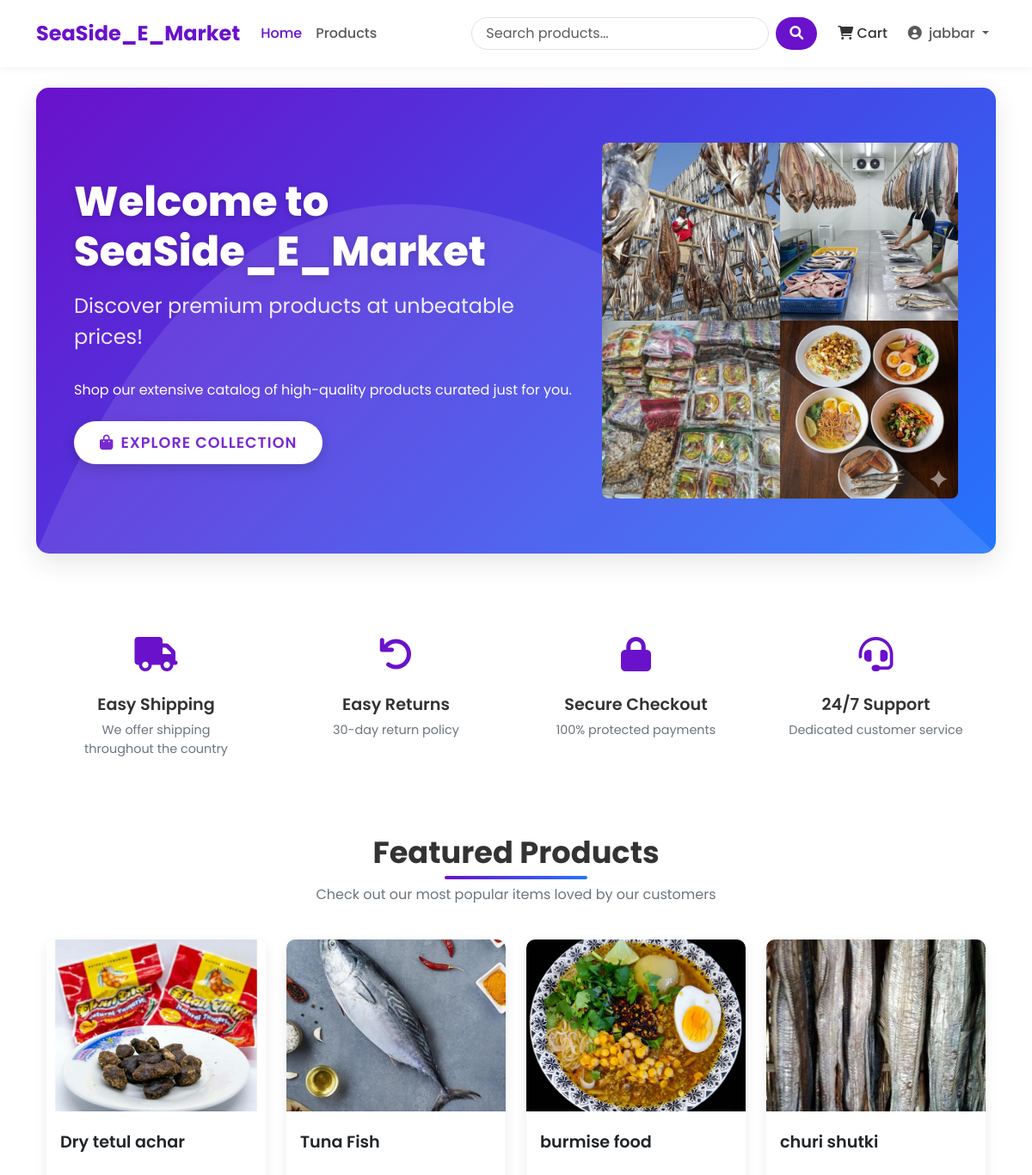
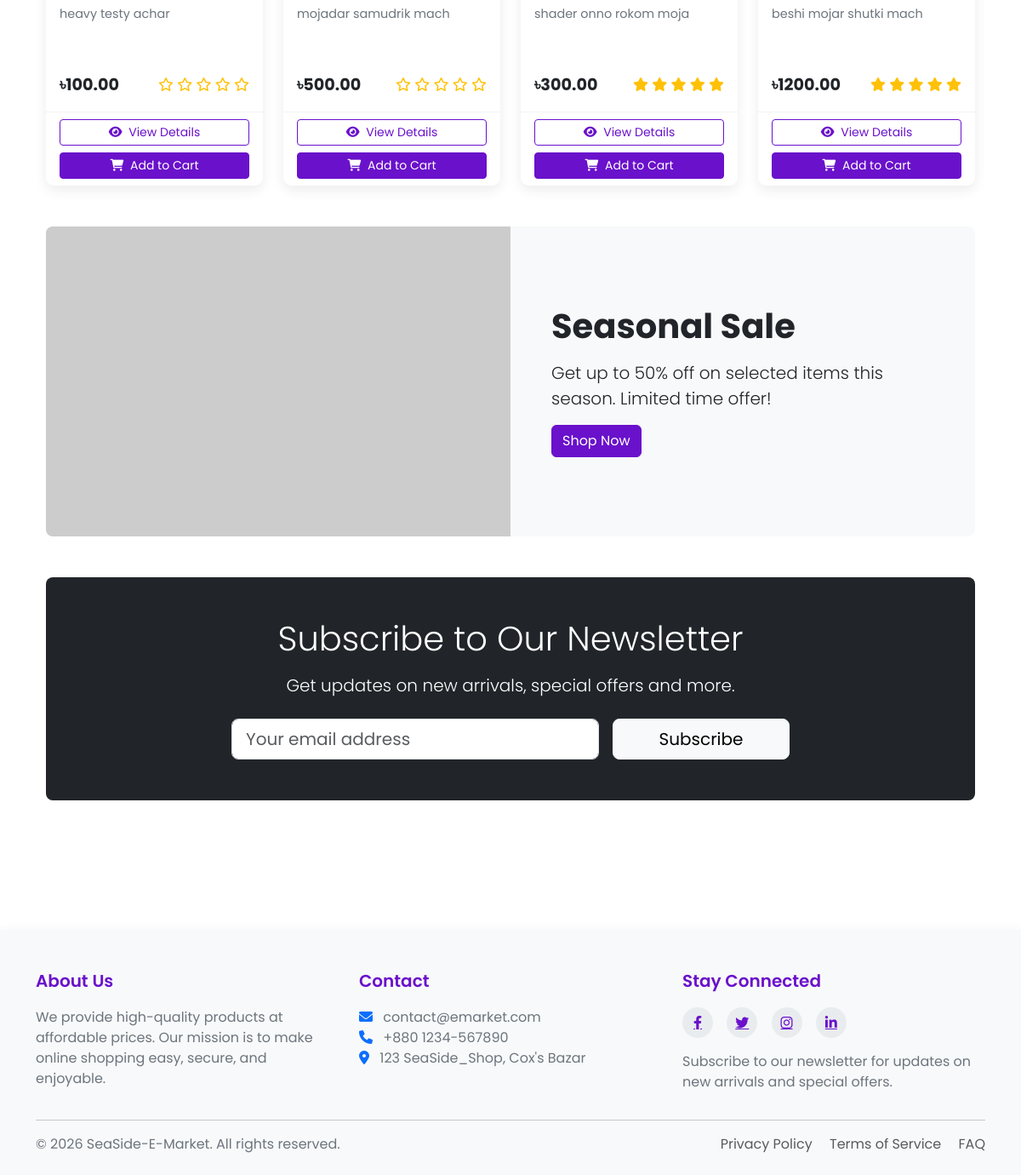
Screenshot of / (signed in) with the database file from the repository (2 pictures, top to bottom).
### SeaSide_Shop/models.py (models this page shows, shortened)
class Product(models.Model):
    name = models.CharField(max_length=100)
    slug = models.SlugField(max_length=200, unique=True)
    category = models.ForeignKey(Category, on_delete=models.CASCADE, related_name='products')
    description = models.TextField()
    price = models.DecimalField(max_digits=10, decimal_places=2) # 405.99
    stock = models.PositiveBigIntegerField(default=1)
    available = models.BooleanField(default=True)
    created_at = models.DateTimeField(auto_now_add=True)
    updated_at = models.DateTimeField(auto_now=True)
    image = models.ImageField(upload_to='products/%Y/%m/%d') # products/25/10/2025
    def average_rating(self):
        ratings = self.ratings.all()
        if ratings.count() > 0:
            return sum([i.rating for i in ratings])/ratings.count()
        return 0

### SeaSide_Shop/views.py (the view)
# urls.py: 2. Add a URL to urlpatterns:  path('', views.home, name='home')
def home(request):
    featured_products = Product.objects.filter(available=True).order_by('-created_at')[:8] # descending order
    categories = Category.objects.all()
    return render(request, 'SeaSide_Shop/home.html', {'featured_products' : featured_products, 'categories' : categories})

### SeaSide_Shop/context_processors.py (called while the page is built)
def cart_items_count(request):
    if request.user.is_authenticated:
        try:
            cart = Cart.objects.get(user=request.user)
            return {'cart_items_count' : cart.get_total_items()}
        except Cart.DoesNotExist:
            return {'cart_items_count' : 0}
    return {'cart_items_count' : 0}

### SeaSide_Shop/models.py (called while the page is built)
    def get_total_items(self):
        return sum(item.quantity for item in self.items.all())

### templates/SeaSide_Shop/home.html (shortened to what this page needs)
{% extends 'base.html' %}
{% load static %}
{% block content %}
<div class="hero-section">
    <div class="container">
        <div class="row align-items-center">
            <div class="col-lg-7">
                <h1 class="hero-title">Welcome to SeaSide_E_Market</h1>
                <p class="hero-subtitle">Discover premium products at unbeatable prices!</p>
                <p class="mb-4">Shop our extensive catalog of high-quality products curated just for you.</p>
                <a class="btn hero-btn" href="{% url 'product_list' %}">
                    <i class="fas fa-shopping-bag me-2"></i>Explore Collection
                </a>
            </div>
            <div class="col-lg-5 d-none d-lg-block">
                <div class="text-center">
                    <img src="{% static 'welcome.jpg' %}" alt="Welcome to SeaSide E-market" class="img-fluid rounded-3">
                </div>
            </div>
        </div>
    </div>
</div>
<div class="container mb-5">
    <div class="row g-4">
        <div class="col-md-3">
            <div class="feature-item">
                <div class="feature-icon">
                    <i class="fas fa-truck"></i>
                </div>
                <h3 class="feature-title">Easy Shipping</h3>
                <p class="feature-desc">We offer shipping throughout the country</p>
            </div>
        </div>
        <div class="col-md-3">
            <div class="feature-item">
                <div class="feature-icon">
                    <i class="fas fa-undo"></i>
                </div>
                <h3 class="feature-title">Easy Returns</h3>
                <p class="feature-desc">30-day return policy</p>
            </div>
        </div>
        <div class="col-md-3">
            <div class="feature-item">
                <div class="feature-icon">
                    <i class="fas fa-lock"></i>
                </div>
                <h3 class="feature-title">Secure Checkout</h3>
                <p class="feature-desc">100% protected payments</p>
            </div>
        </div>
        <div class="col-md-3">
            <div class="feature-item">
                <div class="feature-icon">
                    <i class="fas fa-headset"></i>
                </div>
                <h3 class="feature-title">24/7 Support</h3>
                <p class="feature-desc">Dedicated customer service</p>
            </div>
        </div>
    </div>
</div>
<div class="container">
    <div class="section-header">
        <h2 class="section-title">Featured Products</h2>
        <p class="section-subtitle">Check out our most popular items loved by our customers</p>
    </div>
    <div class="row row-cols-1 row-cols-md-2 row-cols-lg-4 g-4">
        {% for product in featured_products %}
        <div class="col">
            <div class="card h-100 product-card">
                <div class="product-img-container">
                    {% if product.image %}
                    <img src="{{ product.image.url }}" class="product-img" alt="{{ product.name }}">
                    {% else %}
                    <div class="bg-light text-center p-5">
                        <i class="fas fa-image fa-3x text-muted"></i>
                    </div>
                    {% endif %}
                </div>
                <div class="card-body">
                    <h5 class="product-title">{{ product.name }}</h5>
                    <p class="product-desc">{{ product.description|truncatechars:100 }}</p>
                    <div class="d-flex justify-content-between align-items-center">
                        <span class="product-price">৳{{ product.price }}</span>
                        <div class="rating">
                            {% for i in "12345" %}
                            {% if forloop.counter <= product.average_rating %}
                            <i class="fas fa-star"></i>
                            {% else %}
                            <i class="far fa-star"></i>
                            {% endif %}
                            {% endfor %}
                        </div>
                    </div>
                </div>
                <div class="card-footer">
                    <div class="d-grid gap-2">
                        <a href="{% url 'product_detail' product.slug %}" class="btn btn-sm btn-outline-primary">
                            <i class="fas fa-eye me-1"></i> View Details
                        </a>
                        <form action="{% url 'cart_add' product.id %}" method="post">
                            <button type="submit" class="btn btn-sm btn-primary w-100">
                                <i class="fas fa-shopping-cart me-1"></i> Add to Cart
                            </button>
                        </form>
                    </div>
                </div>
            </div>
        </div>
        {% empty %}
        <div class="col-12">
            <div class="alert alert-info">No featured products available at the moment.</div>
        </div>
        {% endfor %}
    </div>
</div>
<div class="container mt-5 mb-5">
    <div class="card border-0 bg-light rounded-3 overflow-hidden">
        <div class="row g-0">
            <div class="col-md-6 d-none d-md-block">
 <img src="https://placehold.co/600x400/2575fc/FFFFFF.png?text=Seasonal+Sale+50%+Off" alt="Seasonal sale" class="img-fluid" style="height: 100%; object-fit: cover;">            </div>
            <div class="col-md-6 p-5 d-flex align-items-center">
                <div>
                    <h3 class="display-6 fw-bold mb-3">Seasonal Sale</h3>
                    <p class="lead">Get up to 50% off on selected items this season. Limited time offer!</p>
                    <a href="{% url 'product_list' %}" class="btn btn-primary">Shop Now</a>
                </div>
            </div>
        </div>
    </div>
</div>
<div class="container my-5">
    <div class="card border-0 bg-dark text-white p-5 rounded-3">
        <div class="row justify-content-center">
            <div class="col-md-8 text-center">
                <h3 class="display-6 mb-3">Subscribe to Our Newsletter</h3>
                <p class="lead mb-4">Get updates on new arrivals, special offers and more.</p>
                <form class="row g-3 justify-content-center">
                    <div class="col-md-8">
                        <input type="email" class="form-control form-control-lg" placeholder="Your email address">
                    </div>
                    <div class="col-md-4">
                        <button type="submit" class="btn btn-light btn-lg w-100">Subscribe</button>
                    </div>
                </form>
            </div>
        </div>
    </div>
</div>
{% endblock %}

### templates/base.html (shortened to what this page needs)
<!DOCTYPE html>
<html lang="en">
<head>
    <link href="https://cdn.jsdelivr.net/npm/bootstrap@5.3.0/dist/css/bootstrap.min.css" rel="stylesheet">
    <link rel="stylesheet" href="https://cdnjs.cloudflare.com/ajax/libs/font-awesome/6.0.0/css/all.min.css">
    {% load static %}
</head>
<body>
    <header>
        <nav class="navbar navbar-expand-lg navbar-light bg-white">
            <div class="container">
                <a class="navbar-brand" href="{% url 'home' %}">SeaSide_E_Market</a>
                <div class="collapse navbar-collapse" id="navbarNav">
                    <ul class="navbar-nav me-auto mb-2 mb-lg-0">
                        <li class="nav-item {% if request.path == '/' %}active{% endif %}">
                            <a class="nav-link" href="{% url 'home' %}">Home</a>
                        </li>
                        <li class="nav-item {% if '/products/' in request.path %}active{% endif %}">
                            <a class="nav-link" href="{% url 'product_list' %}">Products</a>
                        </li>
                    </ul>
                    <form class="d-flex search-box me-3" action="{% url 'product_list' %}" method="get">
                        <input class="form-control search-input me-2" type="search" name="search" placeholder="Search products..." aria-label="Search">
                        <button class="btn search-btn" type="submit">
                            <i class="fas fa-search"></i>
                        </button>
                    </form>
                    <ul class="navbar-nav">
                        <li class="nav-item me-2">
                            <a class="nav-link cart-btn" href="{% url 'cart_detail' %}">
                                <i class="fas fa-shopping-cart"></i> Cart
                            </a>
                        </li>
                        {% if user.is_authenticated %}
                            <li class="nav-item dropdown">
                                <a class="nav-link dropdown-toggle" href="#" id="navbarDropdown" role="button"
                                   data-bs-toggle="dropdown" aria-expanded="false">
                                    <i class="fas fa-user-circle me-1"></i> {{ user.username }}
                                </a>
                            </li>
                        {% endif %}
                    </ul>
                </div>
            </div>
        </nav>
    </header>
    <main class="container my-4">
        {% block content %}{% endblock %}
    </main>
    <footer>
        <div class="container">
            <div class="row">
                <div class="col-md-4 mb-4 mb-md-0">
                    <h5>About Us</h5>
                    <p>We provide high-quality products at affordable prices. Our mission is to make online shopping easy, secure, and enjoyable.</p>
                </div>
                <div class="col-md-4 mb-4 mb-md-0">
                    <h5>Contact</h5>
                    <p>
                        <i class="fas fa-envelope me-2 text-primary"></i> contact@emarket.com<br>
                        <i class="fas fa-phone me-2 text-primary"></i> +880 1234-567890<br>
                        <i class="fas fa-map-marker-alt me-2 text-primary"></i> 123 SeaSide_Shop, Cox's Bazar
                    </p>
                </div>
                <div class="col-md-4">
                    <h5>Stay Connected</h5>
                    <div class="social-icons mb-3">
                        <a href="#"><i class="fab fa-facebook-f"></i></a>
                        <a href="#"><i class="fab fa-twitter"></i></a>
                        <a href="#"><i class="fab fa-instagram"></i></a>
                        <a href="#"><i class="fab fa-linkedin-in"></i></a>
                    </div>
                    <p>Subscribe to our newsletter for updates on new arrivals and special offers.</p>
                </div>
            </div>
            <hr>
            <div class="row mt-3">
                <div class="col-md-6 mb-2 mb-md-0">
                    <p class="mb-0">&copy; {% now "Y" %} SeaSide-E-Market. All rights reserved.</p>
                </div>
                <div class="col-md-6 text-md-end">
                    <p class="mb-0">
                        <a href="#" class="text-decoration-none me-3 text-muted">Privacy Policy</a>
                        <a href="#" class="text-decoration-none me-3 text-muted">Terms of Service</a>
                        <a href="#" class="text-decoration-none text-muted">FAQ</a>
                    </p>
                </div>
            </div>
        </div>
    </footer>
</body>
</html>

### templates/SeaSide_Shop/home.html (style rules this page uses)
.hero-section { background: linear-gradient(135deg, #6a11cb 0%, #2575fc 100%); color: white; border-radius: 15px; overflow: hidden; position: relative; padding: 4rem 2rem; margin-bottom: 4rem; box-shadow: 0 10px 30px rgba(0, 0, 0, 0.1); }
.hero-section::before { content: ""; position: absolute; top: 0; left: 0; width: 100%; height: 100%; background-size: 100% 100%; }
.hero-title { font-weight: 800; font-size: 3rem; margin-bottom: 1rem; text-shadow: 0 2px 10px rgba(0, 0, 0, 0.2); }
.hero-subtitle { font-size: 1.5rem; margin-bottom: 2rem; opacity: 0.9; }
.hero-btn { padding: 12px 30px; font-size: 1.1rem; text-transform: uppercase; font-weight: 600; letter-spacing: 1px; border-radius: 50px; transition: all 0.3s ease; box-shadow: 0 5px 15px rgba(0, 0, 0, 0.2); background-color: white; color: #6a11cb; border: none; }
.section-header { text-align: center; margin-bottom: 2.5rem; position: relative; }
.section-title { font-weight: 700; font-size: 2.2rem; color: #333; margin-bottom: 1rem; position: relative; display: inline-block; }
.section-title:after { content: ''; position: absolute; width: 50%; height: 4px; background: linear-gradient(to right, #6a11cb, #2575fc); bottom: -10px; left: 25%; border-radius: 10px; }
.section-subtitle { color: #6c757d; max-width: 600px; margin: 0 auto; }
.product-card { border: none; border-radius: 15px; overflow: hidden; transition: all 0.3s ease; box-shadow: 0 5px 15px rgba(0, 0, 0, 0.05); }
.product-img-container { height: 200px; overflow: hidden; position: relative; }
.product-img { width: 100%; height: 100%; object-fit: cover; transition: transform 0.5s ease; }
.product-title { font-weight: 600; font-size: 1.2rem; margin-top: 0.5rem; overflow: hidden; text-overflow: ellipsis; display: -webkit-box; -webkit-line-clamp: 2; -webkit-box-orient: vertical; height: 3rem; }
.product-desc { color: #6c757d; font-size: 0.9rem; margin-bottom: 1rem; overflow: hidden; text-overflow: ellipsis; display: -webkit-box; -webkit-line-clamp: 3; -webkit-box-orient: vertical; height: 4rem; }
.product-price { font-weight: 700; color: #212529; font-size: 1.2rem; }
.rating { color: #ffc107; }
.card-footer { background-color: white; border-top: 1px solid rgba(0, 0, 0, 0.05); }
.btn-outline-primary { border-color: #6a11cb; color: #6a11cb; }
.btn-primary { background-color: #6a11cb; border-color: #6a11cb; }
.feature-item { text-align: center; padding: 1.5rem; }
.feature-icon { font-size: 2.5rem; margin-bottom: 1rem; color: #6a11cb; }
.feature-title { font-weight: 600; font-size: 1.2rem; margin-bottom: 0.5rem; }
.feature-desc { color: #6c757d; font-size: 0.9rem; }

### rows the page displays
Product: image (picture), name "Dry tetul achar", description "heavy testy achar", price "100.00"
Product: image (picture), name "Tuna Fish", description "mojadar samudrik mach", price "500.00"
Product: image (picture), name "burmise food", description "shader onno rokom moja", price "300.00"
Product: image (picture), name "churi shutki", description "beshi mojar shutki mach", price "1200.00"

### other values shown
{{ user.username }} "jabbar"
